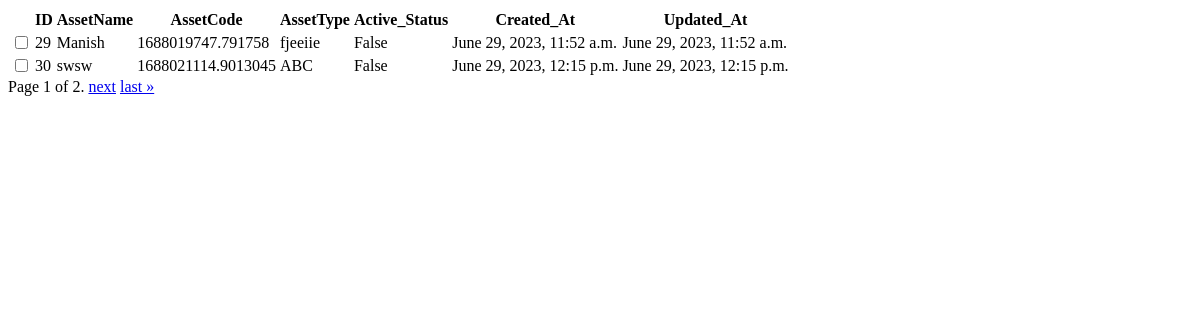
Page /listing (signed in) on the earlier database version.
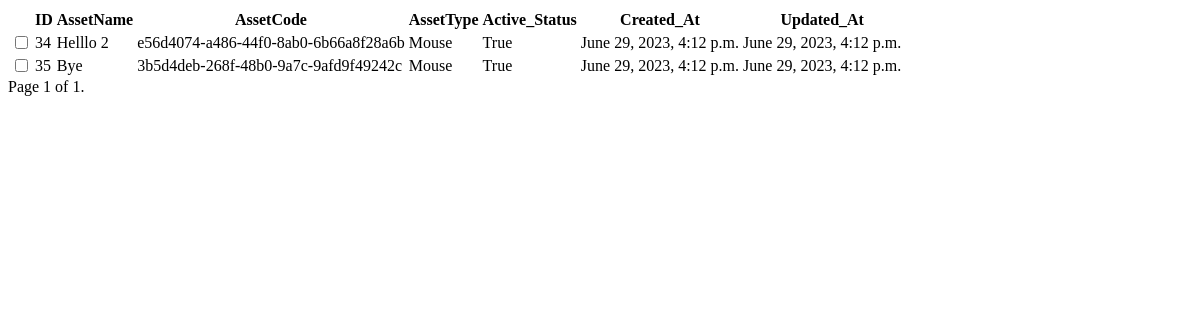
Same page on the later database version.
### Asset_App/models.py (models this page shows, shortened)
class AssetModel(models.Model):
    AssetName = models.TextField()
    AssetCode = models.TextField(
         default=uuid.uuid4,
        null=False
    )
    AssetType = models.ForeignKey(
        AssetTypeModel, on_delete=models.CASCADE
    )  # Relationship establish between the Asset
    Active_Status = models.BooleanField(default=True)
    Created_At = models.DateTimeField(auto_now_add=True)
    Updated_At = models.DateTimeField(auto_now=True)

class AssetTypeModel(models.Model):
    Asset_Type = models.TextField(unique=True)
    Asset_Description = models.TextField(max_length=500)
    Created_At = models.DateTimeField(auto_now_add=True)
    Updated_At = models.DateTimeField(auto_now=True)
    def __str__(self):
        return self.Asset_Type

### Asset_App/views.py (the view)
# urls.py: path('listing',views.listing,name="listing view"),
@login_required(login_url='admin_login')
def listing(request):
    contact_list = AssetModel.objects.all()
    paginator = Paginator(contact_list, 2)  # Show 25 contacts per page.
    page_number = request.GET.get("page")
    page_obj = paginator.get_page(page_number)
    return render(request, "list.html", {"page_obj": page_obj})

### Asset_App/templates/list.html (shortened to what this page needs)
<table class="table table-striped table-hover">
					<thead>
						<tr>
							<th>
							</th>
							<th>ID</th>
							<th>AssetName</th>
							<th>AssetCode</th>
							<th>AssetType</th>
							<th>Active_Status</th>
							<th>Created_At</th>
							<th>Updated_At</th>
						</tr>
					</thead>
					<tbody>
					{% for contact in page_obj %}
						<tr>
							<td>
								<span class="custom-checkbox">
									<input type="checkbox" id="checkbox1" name="options[]" value="1">
								</span>
							</td>
							<td>{{ contact.id }}</td>
							<td>{{ contact.AssetName }}</td>
							<td>{{ contact.AssetCode}} </td>
							<td>{{ contact.AssetType}}</td>
							<td>{{contact.Active_Status}}</td>
							<td>{{ contact.Created_At}}</td>
							<td>{{contact.Updated_At}}</td>
						</tr>
					{% endfor %}
					</tbody>
				</table>
<div class="pagination">
    <span class="step-links">
        <span class="current">
            Page {{ page_obj.number }} of {{ page_obj.paginator.num_pages }}.
        </span>
        {% if page_obj.has_next %}
            <a href="?page={{ page_obj.next_page_number }}">next</a>
            <a href="?page={{ page_obj.paginator.num_pages }}">last &raquo;</a>
        {% endif %}
    </span>
</div>

Differences in the rows shown:
removed AssetModel: id "29", AssetName "Manish", AssetCode "1688019747.791758", AssetType "fjeeiie", Active_Status "False", Created_At "June 29, 2023, 11:52 a.m.", Updated_At "June 29, 2023, 11:52 a.m."
removed AssetModel: id "30", AssetName "swsw", AssetCode "1688021114.9013045", AssetType "ABC", Active_Status "False", Created_At "June 29, 2023, 12:15 p.m.", Updated_At "June 29, 2023, 12:15 p.m."
added AssetModel: id "34", AssetName "Helllo 2", AssetCode "e56d4074-a486-44f0-8ab0-6b66a8f28a6b", AssetType "Mouse", Active_Status "True", Created_At "June 29, 2023, 4:12 p.m.", Updated_At "June 29, 2023, 4:12 p.m."
added AssetModel: id "35", AssetName "Bye", AssetCode "3b5d4deb-268f-48b0-9a7c-9afd9f49242c", AssetType "Mouse", Active_Status "True", Created_At "June 29, 2023, 4:12 p.m.", Updated_At "June 29, 2023, 4:12 p.m."
Other differences:
{{ page_obj.paginator.num_pages }}: "2" → "1"
text no longer shown: "next last »"
